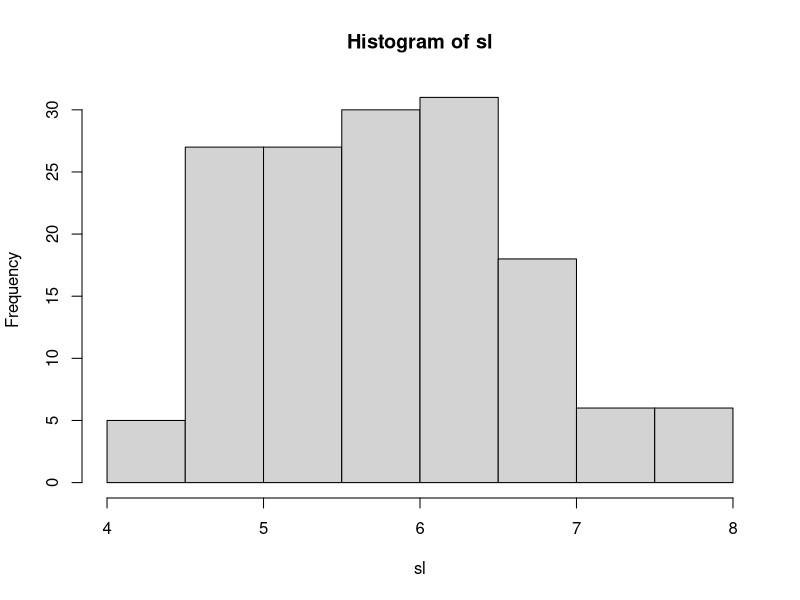
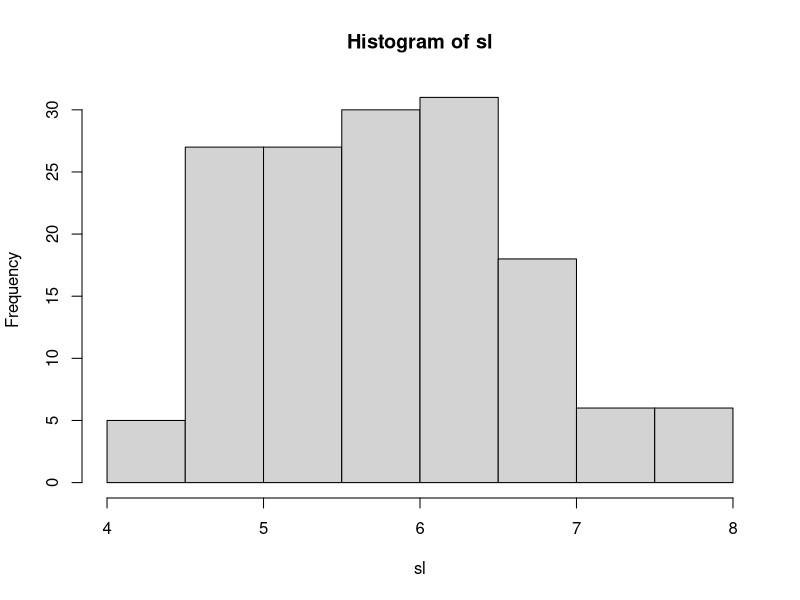
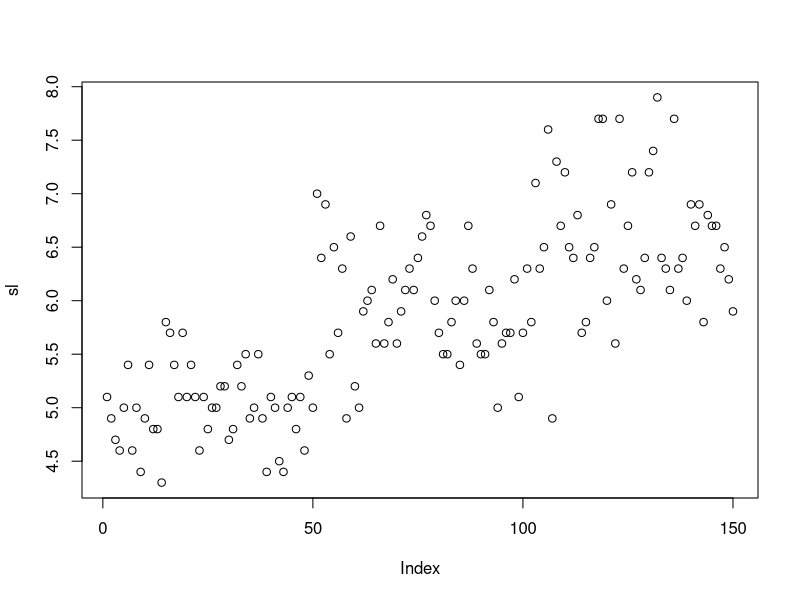
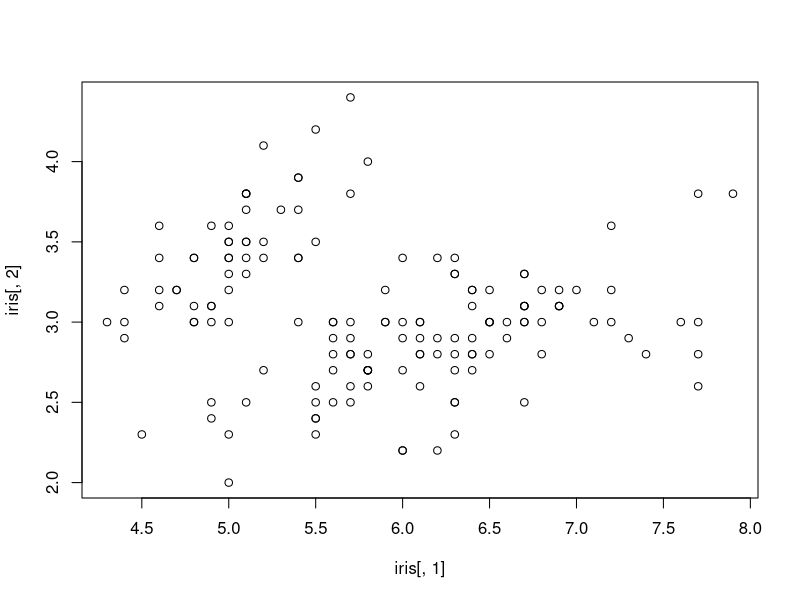
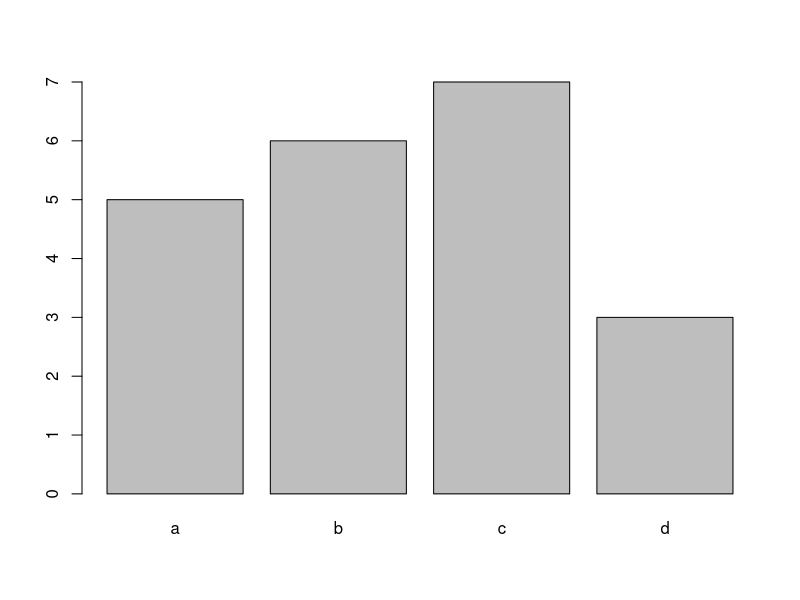
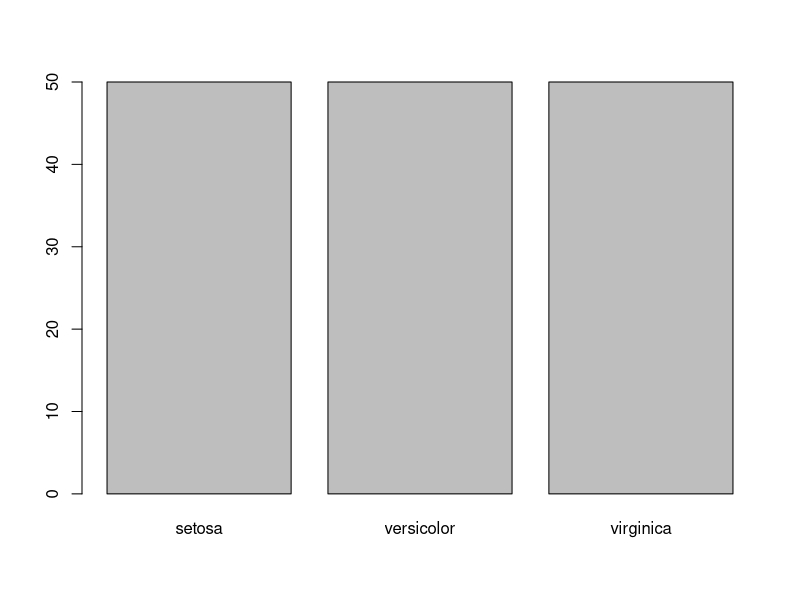
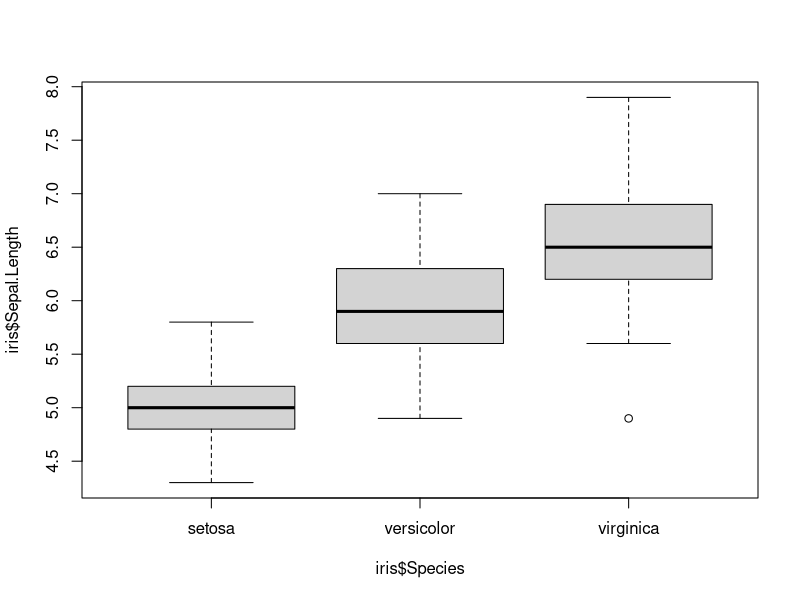
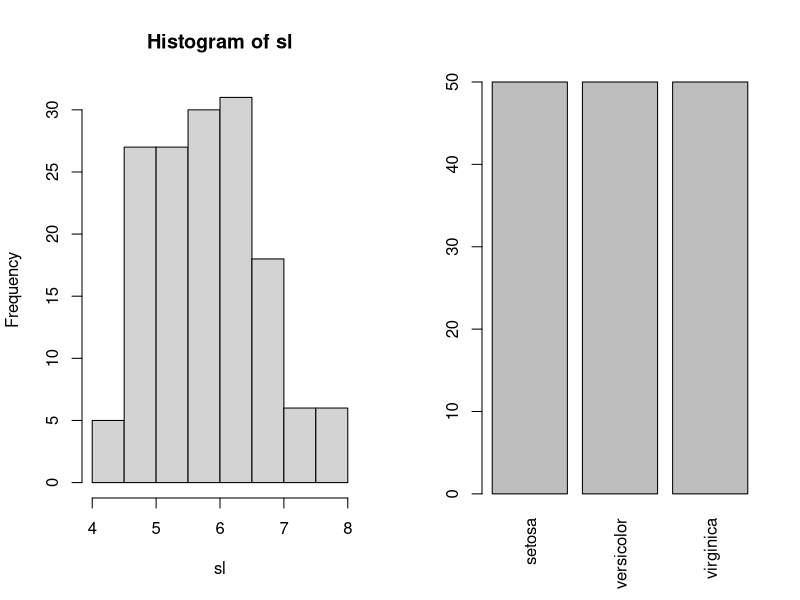

Source code (R) for these figures, in order: (Note: this script raises an error after producing the figures.)
## Quelques commande de bases


iris
dim(iris)

sl <- iris$Sepal.Length
iris[4]

iris [ ,1]
iris[4 ,1]
names(iris)

#Graphiques
hist(x = sl)
hist(sl)


plot(sl)
plot(x= iris[,1], y=iris[,2])

barplot(c(a=5, b=6, c=7, d=3))
barplot(table(iris$Species))

boxplot(iris$Sepal.Length~iris$Species)

par(mfrow=c(1,2))
hist(sl)
barplot(table(iris$Species), las=3)


## ggplot2
library(ggplot2)
## fonction principale
names(iris)
ggplot(data= iris, 
       mapping=aes(x = Sepal.Length,y = Sepal.Width, color=Species))+ 
  geom_point()+
  geom_point(size= 1, aes(x= Sepal.Length, y=Sepal.Width, color=Species))+
  geom_smooth(method="lm")+
  facet_wrap(vars(Species))+
  facet_grid(rows= vars(Species))+
  theme_dark()+
  theme_minimal()

ggplot(data = iris,
       mapping = aes(x= Sepal.Length))+
  geom_histogram(bins=15)+
  facet_grid(rows= vars(Species))


ggplot(data=iris,
       mapping= aes(x=Species, y=Sepal.Length))+
  geom_boxplot()

boxplot(iris$Sepal.Length~iris$Species)

ggplot(iris, aes(x=Species, y = Sepal.Length))+
  geom_boxplot()+
  geom_point(position="jitter")

f <- ggplot(mpg, aes(class,hwy))
f+geom_col()


### Données
library(dplyr)
data("starwars")
data("diamonds")

starwars
names(starwars)
diamonds
?diamonds
data(package="ggplot2")

## 3 Graphiques à partir de ces 2 jeux de données
library(ggplot2)
data("starwars")
names(starwars)

ggplot(starwars, aes(x=species))+
  geom_area(color= "pink")+
  labs(title="Nombre de films par espèce", 
       x="Species", 
       y="films")+
  theme_classic()

starwars
dim(starwars)

Species <- unique(starwars$species)

ggplot(data=starwars,
       mapping= aes(x=Species, y=films))+
  geom_bar()+
  geom_point(position="jitter")

## Données
data("diamonds")
names(diamonds)

##Graphiques

ggplot(diamonds, aes(x = cut, y = price)) +
  geom_boxplot() +
  labs(title = "Distribution des prix par coupe",
       x = "Coupe",
       y = "Prix")

ggplot(diamonds, aes(x = cut, y = price, fill = cut)) +
  geom_boxplot(alpha = 0.7) +  # Ajouter une transparence aux boîtes
  geom_jitter(position = position_jitter(width = 0.1), color = "black", size = 0.1) +  # Ajouter des points jitter
  labs(title = "Distribution des prix par coupe",
       x = "Coupe",
       y = "Prix") +
  theme_minimal()  # Utiliser un thème minimal pour une meilleure lisibilité


ggplot(diamonds, aes(x = cut, y = price, )) +
  geom_point() +
  labs(title = "Relation entre, Prix et Qualité de Coupe",
       x = "Prix",
       y = "Carat") +
  theme_minimal()+
  geom_boxplot() 
